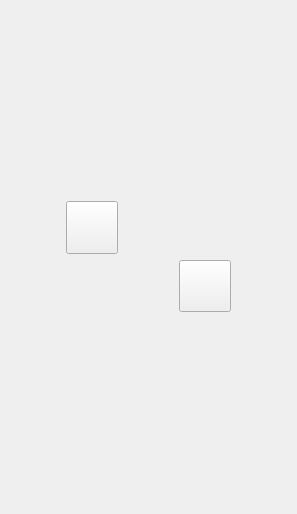
<?xml version="1.0" encoding="UTF-8"?>
<ui version="4.0">
 <class>AudioMixerView</class>
 <widget class="QWidget" name="AudioMixerView">
  <property name="geometry">
   <rect>
    <x>0</x>
    <y>0</y>
    <width>297</width>
    <height>514</height>
   </rect>
  </property>
  <property name="windowTitle">
   <string>AudioMixerView</string>
  </property>
  <layout class="QVBoxLayout" name="verticalLayout">
   <item>
    <layout class="QGridLayout" name="gridLayout" rowstretch="0,0" columnstretch="0,0">
     <item row="0" column="0">
      <widget class="QPushButton" name="addInput">
       <property name="maximumSize">
        <size>
         <width>52</width>
         <height>53</height>
        </size>
       </property>
       <property name="text">
        <string/>
       </property>
       <property name="iconSize">
        <size>
         <width>48</width>
         <height>48</height>
        </size>
       </property>
      </widget>
     </item>
     <item row="1" column="1">
      <widget class="QPushButton" name="addOutput">
       <property name="maximumSize">
        <size>
         <width>52</width>
         <height>52</height>
        </size>
       </property>
       <property name="text">
        <string/>
       </property>
       <property name="iconSize">
        <size>
         <width>48</width>
         <height>48</height>
        </size>
       </property>
      </widget>
     </item>
    </layout>
   </item>
  </layout>
 </widget>
 <layoutdefault spacing="6" margin="11"/>
 <resources/>
 <connections/>
</ui>
